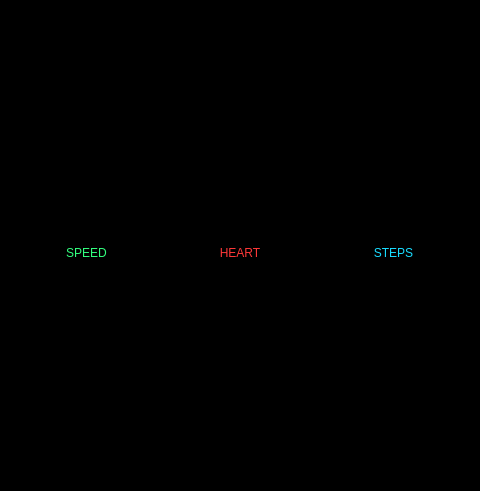
<?xml version="1.0" encoding="UTF-8"?>
<ui version="4.0">
 <class>Menu</class>
 <widget class="QMainWindow" name="Menu">
  <property name="geometry">
   <rect>
    <x>0</x>
    <y>0</y>
    <width>480</width>
    <height>491</height>
   </rect>
  </property>
  <property name="windowTitle">
   <string>MainWindow</string>
  </property>
  <property name="styleSheet">
   <string notr="true">background-color: rgb(0, 0, 0);</string>
  </property>
  <widget class="QWidget" name="centralwidget">
   <layout class="QHBoxLayout" name="drop_shadow_layout">
    <property name="spacing">
     <number>0</number>
    </property>
    <property name="leftMargin">
     <number>10</number>
    </property>
    <property name="topMargin">
     <number>10</number>
    </property>
    <property name="rightMargin">
     <number>10</number>
    </property>
    <property name="bottomMargin">
     <number>10</number>
    </property>
    <item>
     <layout class="QVBoxLayout" name="verticalLayout">
      <item>
       <layout class="QVBoxLayout" name="verticalLayout_2"/>
      </item>
      <item>
       <layout class="QHBoxLayout" name="horizontalLayout">
        <item>
         <widget class="QLabel" name="k1">
          <property name="text">
           <string/>
          </property>
          <property name="pixmap">
           <pixmap>Icon/icons8_speedometer_100px_1.png</pixmap>
          </property>
          <property name="alignment">
           <set>Qt::AlignCenter</set>
          </property>
         </widget>
        </item>
        <item>
         <widget class="QLabel" name="k2">
          <property name="text">
           <string/>
          </property>
          <property name="pixmap">
           <pixmap>Icon/icons8_heart_outline_100px_9.png</pixmap>
          </property>
          <property name="alignment">
           <set>Qt::AlignCenter</set>
          </property>
         </widget>
        </item>
        <item>
         <widget class="QLabel" name="k3">
          <property name="text">
           <string/>
          </property>
          <property name="pixmap">
           <pixmap>Icon/icons8_footprint_100px_4.png</pixmap>
          </property>
          <property name="alignment">
           <set>Qt::AlignCenter</set>
          </property>
         </widget>
        </item>
       </layout>
      </item>
      <item>
       <layout class="QHBoxLayout" name="horizontalLayout_3">
        <item>
         <widget class="QLabel" name="label_4">
          <property name="styleSheet">
           <string notr="true">font: 75 25pt &quot;MS Shell Dlg 2&quot;;
color: rgb(50, 255, 126);</string>
          </property>
          <property name="text">
           <string>SPEED</string>
          </property>
          <property name="alignment">
           <set>Qt::AlignHCenter|Qt::AlignTop</set>
          </property>
         </widget>
        </item>
        <item>
         <widget class="QLabel" name="label_5">
          <property name="styleSheet">
           <string notr="true">font: 75 25pt &quot;MS Shell Dlg 2&quot;;
color: rgb(255, 56, 56);</string>
          </property>
          <property name="text">
           <string>HEART</string>
          </property>
          <property name="alignment">
           <set>Qt::AlignHCenter|Qt::AlignTop</set>
          </property>
         </widget>
        </item>
        <item>
         <widget class="QLabel" name="label_6">
          <property name="styleSheet">
           <string notr="true">color: rgb(24, 220, 255);
font: 75 25pt &quot;MS Shell Dlg 2&quot;;</string>
          </property>
          <property name="text">
           <string>STEPS</string>
          </property>
          <property name="alignment">
           <set>Qt::AlignHCenter|Qt::AlignTop</set>
          </property>
         </widget>
        </item>
       </layout>
      </item>
     </layout>
    </item>
   </layout>
  </widget>
 </widget>
 <resources/>
 <connections/>
</ui>
